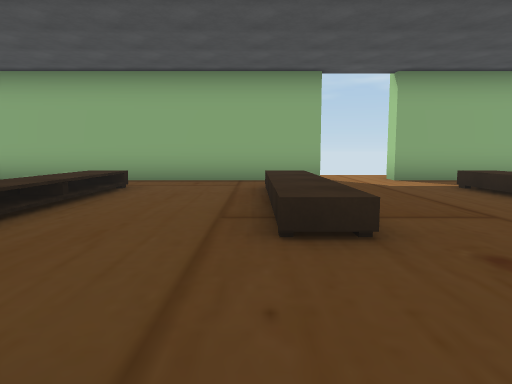
View 1 (above)

23 first-person views from a walk through a 3-D level made in the Unity game engine. The camera is 1.2 m above the floor, tilts 6° down and sees 70° across. The floor is counted in squares, 2 m on a side. Each view is taken from the middle of a square. On the plan, view 1 faces up. The plan holds only what a view shows up to about 10 squares ahead; the rest is blank.

View 2
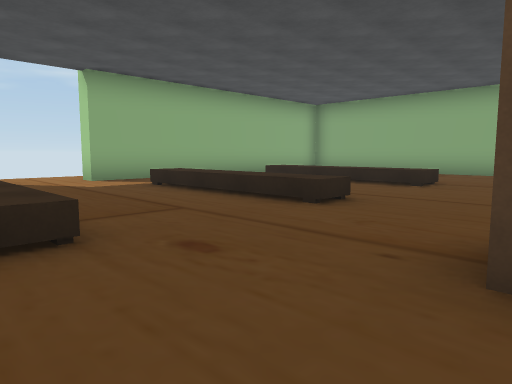

View 3
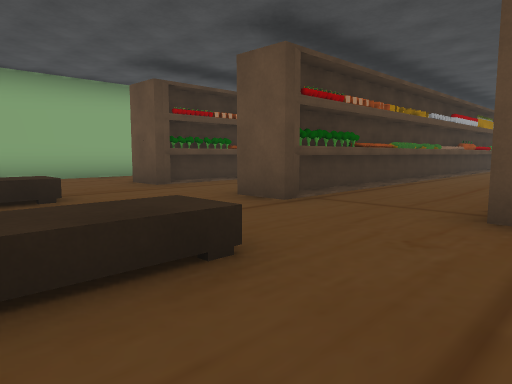

View 4
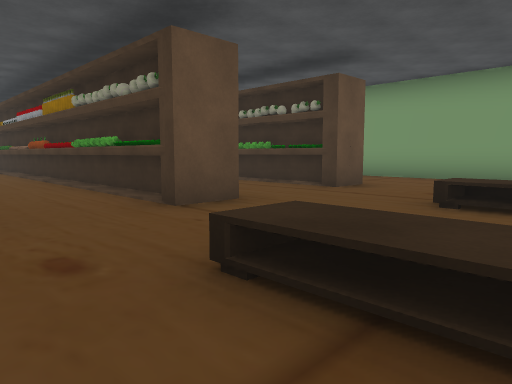

View 5
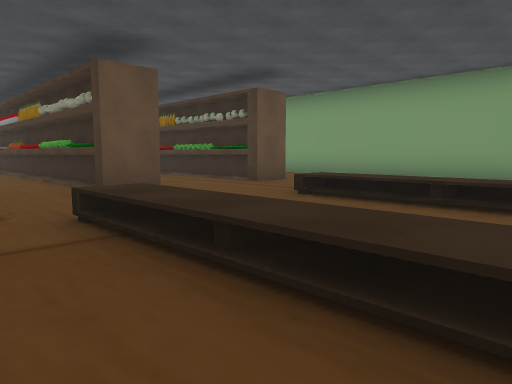

View 6
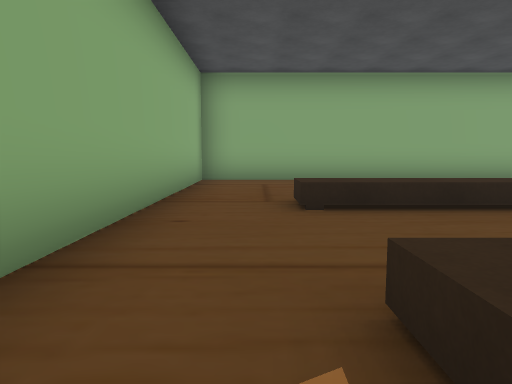

View 7
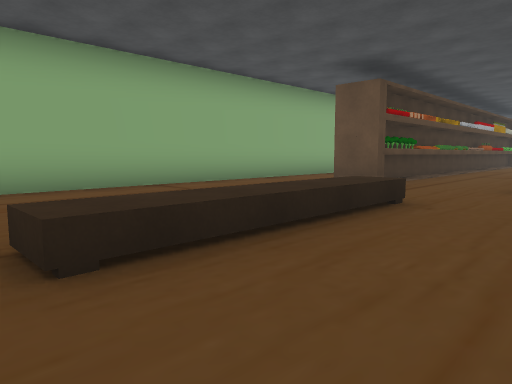

View 8
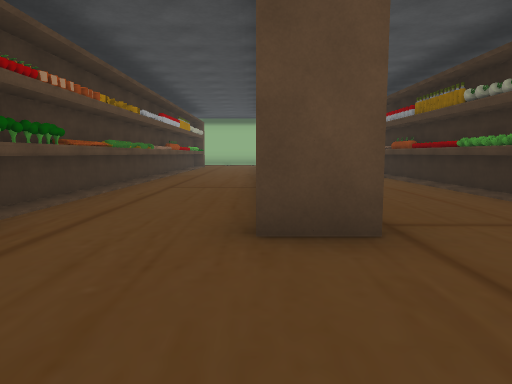

View 9
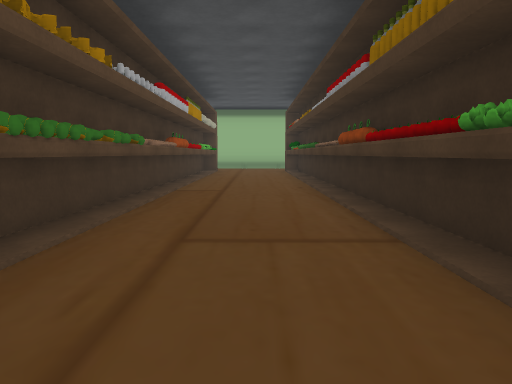

View 10
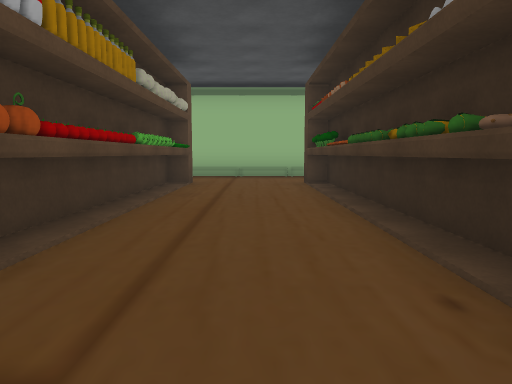

View 11
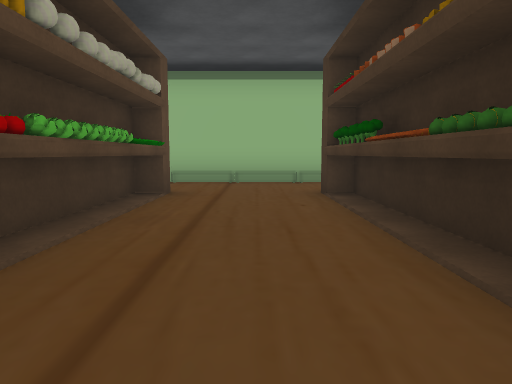

View 12
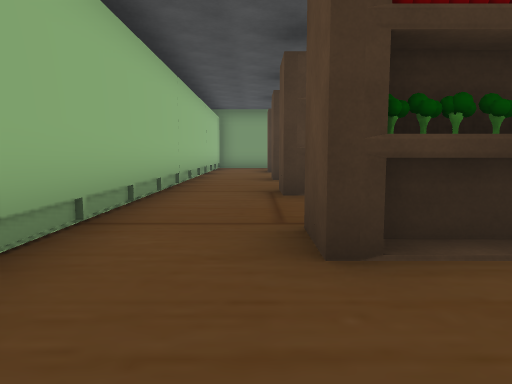

View 13
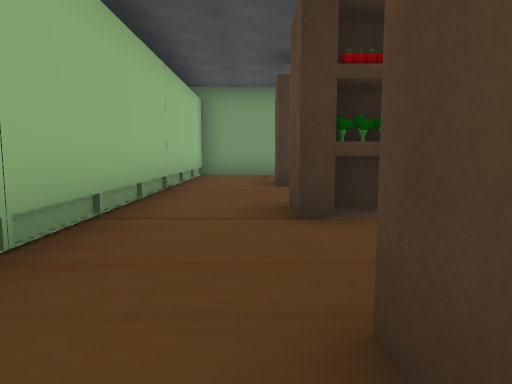

View 14
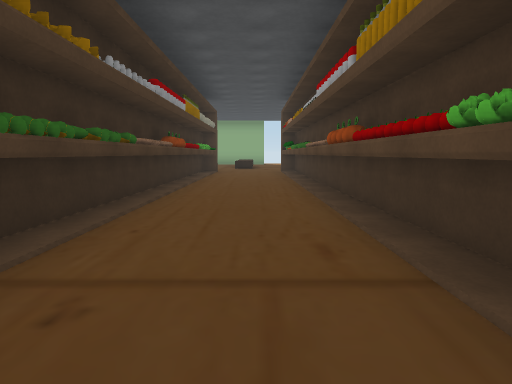

View 15
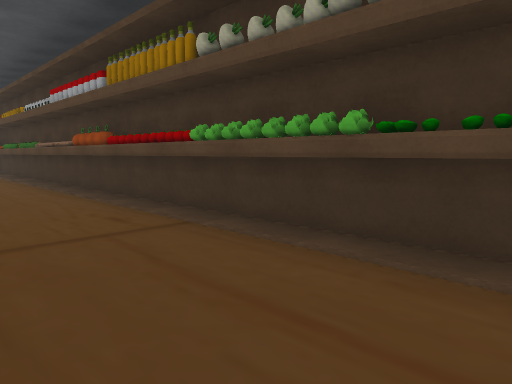

View 16
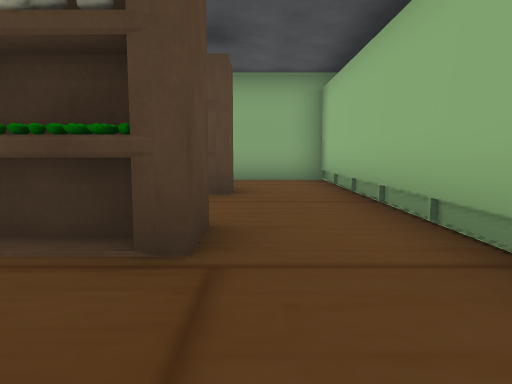

View 17
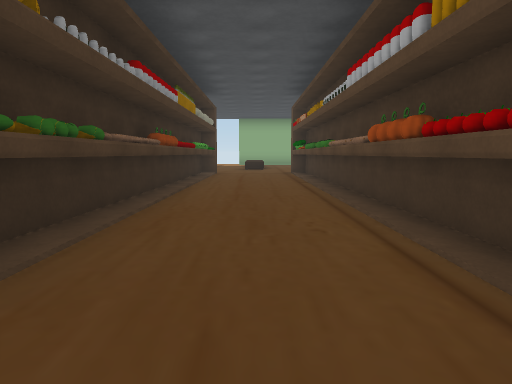

View 18
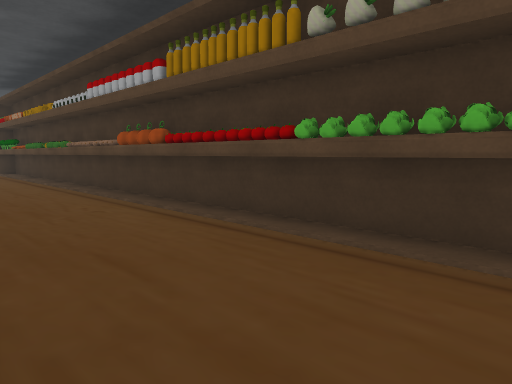

View 19
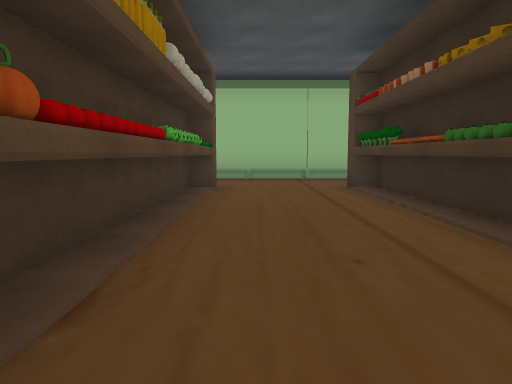

View 20
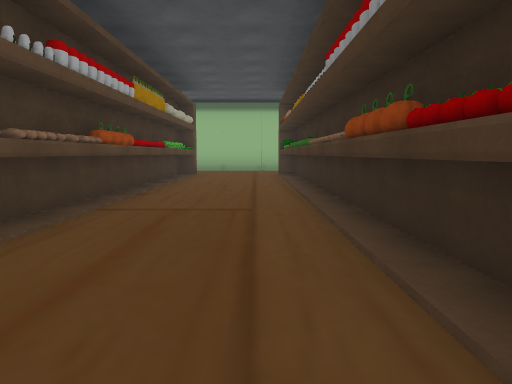

View 21
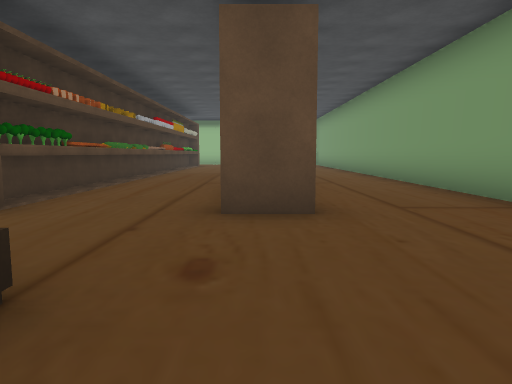

View 22
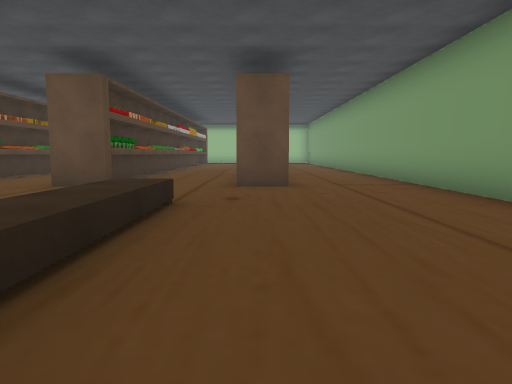

View 23
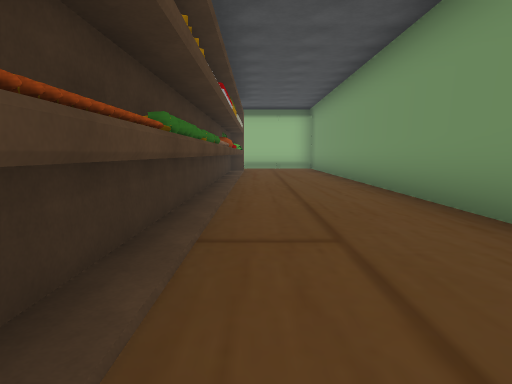

### Floor plan
Points are (right, up) in squares from view 1. A wall is a line through its corners. A room is listed if a view was taken in it or the views show most of it. See-through windows are left out.
Room 1 (views 1, 2, 3, 4, 5, 6, 7, 8, 9, 10, 11, 12, 13, 14, 15, 16, 17, 18, 19, 20, 21, 22, 23)
walls: (1.8, -3.6) (1.8, -2.4); (2.3, -3.6) (2.3, -2.4); (2.4, -4.4) (2.4, -5.6); (2.3, -5.6) (2.3, -4.5); (2.4, -2.4) (2.4, -3.6); (2.8, -2.4) (2.8, -7.6); (2.4, -6.4) (2.4, -7.6); (-0.7, -4.4) (-0.7, -5.6); (-0.3, -2.4) (-0.3, -7.6); (-0.9, -3.5) (-0.9, -2.4); (5.1, -3.6) (5.1, -2.4); (-0.7, -2.4) (-0.7, -3.6); (-0.9, -5.4) (-0.9, -4.4); (-1.3, -3.4) (-1.3, -2.4); (5.5, -3.6) (5.5, -2.4); (1.8, -7.6) (1.8, -4.6); (-0.7, -6.4) (-0.7, -7.6); (2.3, -7.6) (2.3, -6.5); (5.6, -2.9) (5.6, -3.5); (5.6, -5.4) (5.6, -6.5); (6, -5.4) (6, -9.4); (6, -2.4) (6, -3.5); (5.5, -6.6) (5.5, -5.4); (-0.9, -7.5) (-0.9, -6.4); (5.1, -0.6) (5.1, 0.4) (6, 0.4); (5.1, -7.6) (5.1, -4.4); (-1.3, -7.5) (-1.3, -4.4); (-1.3, -0.5) (-1.3, 0.4) (-0.3, 0.4) (-0.3, -0.5); (5.6, -7.4) (5.6, -9.5); (-0.3, -9.5) (-0.3, -10.2); (-4.2, -3.5) (-4.2, -2.4); (8.3, -3.5) (8.3, -2.4); (1.8, -10.6) (1.8, -9.5); (5.5, -9.6) (5.5, -7.5); (2.3, -10.6) (2.3, -9.5); (-4.6, -3.5) (-4.6, -2.4); (8.3, -6.4) (8.3, -5.4); (8.8, -3.5) (8.8, -2.4); (-0.9, -10.5) (-0.9, -9.4); (8.3, -0.5) (8.3, 0.4) (9.4, 0.4); (8.8, -6.5) (8.8, -5.4); (-1.3, -10.5) (-1.3, -9.4); (5.1, -10.6) (5.1, -9.5); (-4.6, 0.4) (-3.7, 0.4) (-3.7, -0.5); (5.6, -11.4) (5.6, -12.6); (8.3, -9.5) (8.3, -7.4); (6, -11.4) (6, -12.4); (1.8, -12.6) (1.8, -11.5); (2.3, -12.6) (2.3, -11.5); (8.8, -9.5) (8.8, -7.4); (-0.9, -12.4) (-0.9, -11.4); (-1.3, -12.4) (-1.3, -11.4); (5.1, -12.6) (5.1, -11.5); (5.5, -12.6) (5.5, -12.1); (11.4, -0.9) (11.4, 8.2) (3.1, 8.2) (3.1, 8.8); (8.3, -12.5) (8.3, -11.4); (8.8, -12.5) (8.8, -11.4); (1.5, 8.2) (-5.9, 8.2); (-7.2, 4.4) (-7.2, -11); (-7, -15.5) (-5.9, -15.5); (11.4, -15.6) (11.4, -13.4)
ways out: opening at (2.5, 8)
objects: other object (-5, -16); other object (-4, -16); other object (-4, -12); other object (-4, -11); other object (-4, -10); other object (-4, -8); other object (-4, -7); other object (-4, -6); other object (-4, -5); other object (-4, -4); other object (-4, -2); other object (-4, -1); other object (-3, 3) to (-3, 6); other object (-2, -16); other object (-1, -16); other object (-1, -13); other object (-1, -9); other object (-1, -8); other object (-1, -2); other object (-1, -1); other object (0, -16) to (1, -16); other object (0, 3) to (1, 6); other object (2, -16); other object (2, -13); other object (2, -9); other object (2, -8); other object (2, -2); other object (3, -16); other object (4, -16); other object (4, 3) to (4, 6); other object (5, -16); other object (5, -13); other object (5, -9); other object (5, -8); other object (5, -2); other object (5, -1); other object (6, -13); other object (6, -11); other object (6, -10); other object (6, -5); other object (6, -4); other object (6, -2); other object (7, -16); other object (7, 3) to (7, 6); other object (8, -16); other object (9, -16); other object (11, -16)

Positions as (right, up) in squares from view 1, and headings:
1: (0, 0), facing up
2: (0, 0), facing up-right
3: (2, 4), facing down-right
4: (2, 4), facing down-left
5: (2, 6), facing down-left
6: (3, 7), facing right
7: (5, 7), facing down-right
8: (6, 3), facing down
9: (7, -1), facing down
10: (7, -6), facing down
11: (7, -8), facing down
12: (8, -14), facing left
13: (3, -14), facing left
14: (1, -12), facing up
15: (0, -13), facing up-right
16: (3, -14), facing right
17: (4, -11), facing up
18: (3, -12), facing up-right
19: (-2, -7), facing down
20: (-3, -3), facing down
21: (-4, 4), facing down
22: (-4, 7), facing down
23: (-5, -1), facing down
